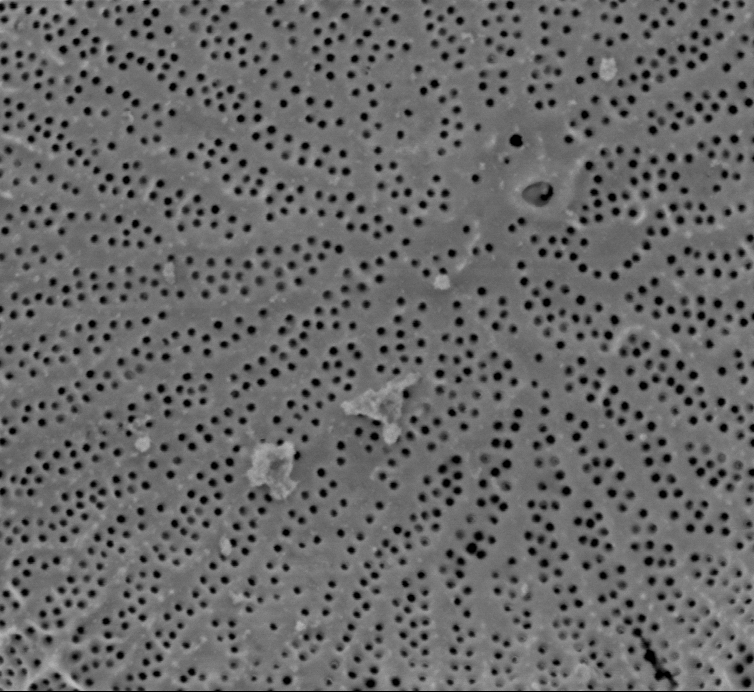
#> input picture work/CNMS/testing thresholds, blurs/cropped_Wild018.tif, 754 x 693 px, found by its file name
$ jupyter execute 'Wild018-adaptive w quantize.ipynb'
#> lines starting #> are read from the running program, lines starting #| are printed output that depends on the picture; after the words box and inside, x2 and y2 are one past the last pixel; in counts of white or black regions, pixels touching at a corner belong together
[cell 1]
#ADAPTIVE SKELETON WITH 3 COLORS SEEMS TO WORK BEST

import matplotlib.pyplot as plt
import cv2
img = cv2.imread('cropped_Wild018.tif')
#> img is the input picture: shape (693, 754, 3); min 0, max 255, mean 103.9
blur = cv2.blur(img,(15,15))
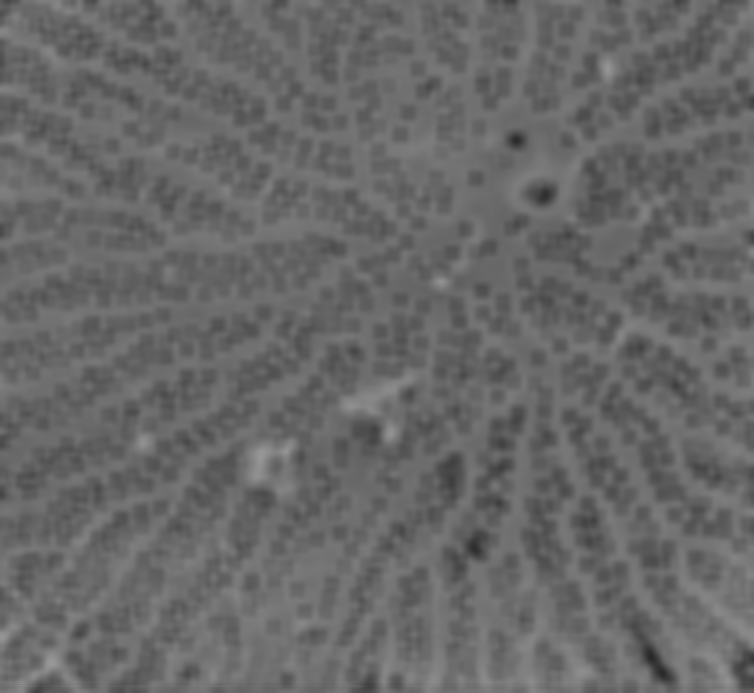
#> blur: shape (693, 754, 3); min 40, max 153, mean 103.8
from matplotlib.colors import LinearSegmentedColormap
cdict2 = {'red':   ((0.0, 0.0, 0.0),
                   (0.1, 1.0, 1.0),
                   (1.0, 1.0, 1.0)),

         'green': ((0.0, 0.0, 0.0),
                   (1.0, 0.0, 0.0)),

        'blue':  ((0.0, 0.0, 0.0),
                   (1.0, 0.0, 0.0))
        }
red2 = LinearSegmentedColormap('Red2', cdict2)
from skimage.filters import threshold_otsu
thotsu=threshold_otsu(blur)
#> thotsu = 103
otsublur = blur[:,:,0]> thotsu
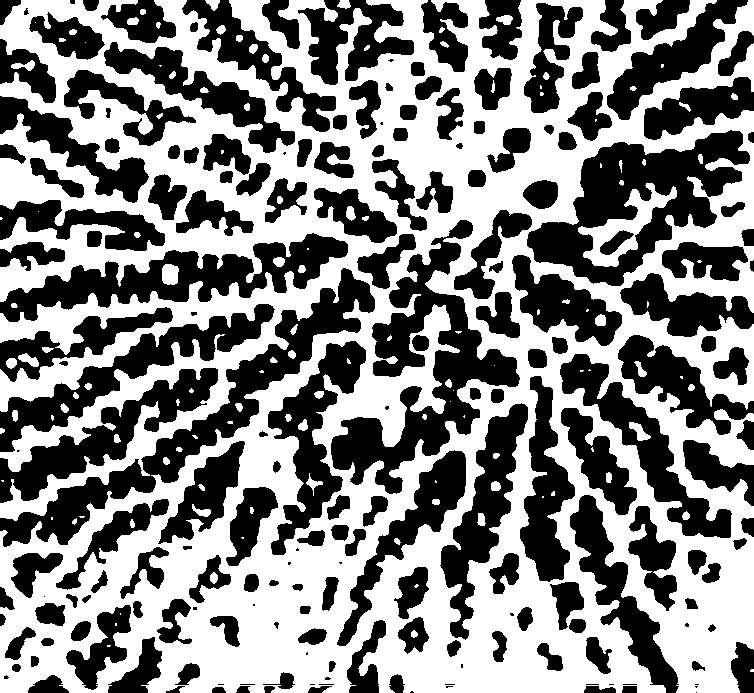
#> otsublur: shape (693, 754) bool; 52.4% white; 198 black regions (31 under 20 px), largest, box (x1, y1, x2, y2) and area: (331, 220, 520, 494) 15569, (527, 130, 750, 286) 14409, (0, 268, 375, 547) 13794

from skimage.morphology import skeletonize
otsuskeleton = skeletonize(otsublur)
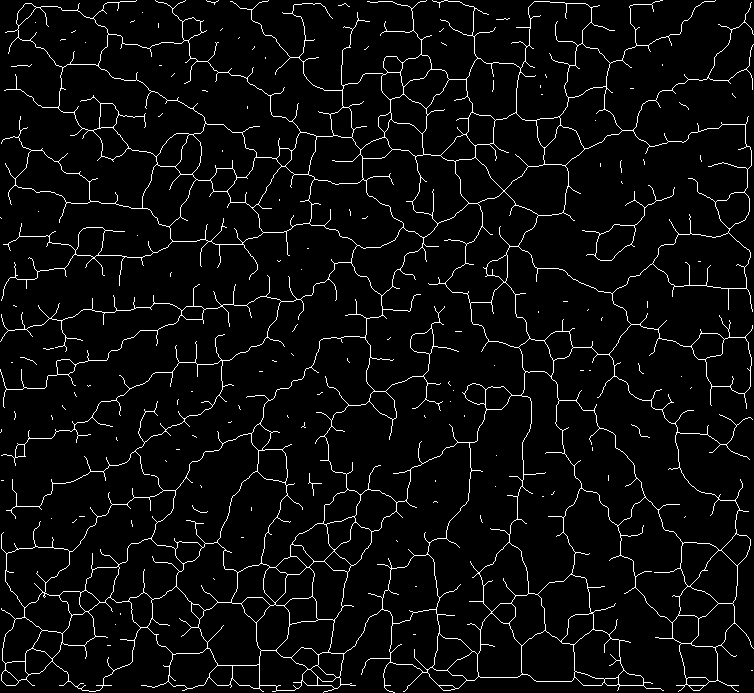
#> otsuskeleton: shape (693, 754) bool; 4.5% white in thin lines or dots
imgplot = plt.imshow(img, alpha=0.9)
ax = plt.subplot()
ax.imshow(otsuskeleton, cmap=red2, interpolation='sinc', alpha=.3)

[cell 2]
from PIL import Image
im=Image.open('cropped_Wild018.tif')
width, height=im.size
#> width = 754; height = 693

[cell 3]
import numpy as np
import cv2 as cv
from matplotlib import pyplot as plt
img = cv.imread('cropped_Wild018.tif',0)
#> img: shape (693, 754); min 0, max 255, mean 103.9
plt.hist(img.ravel(),256,[0,256])
plt.show()
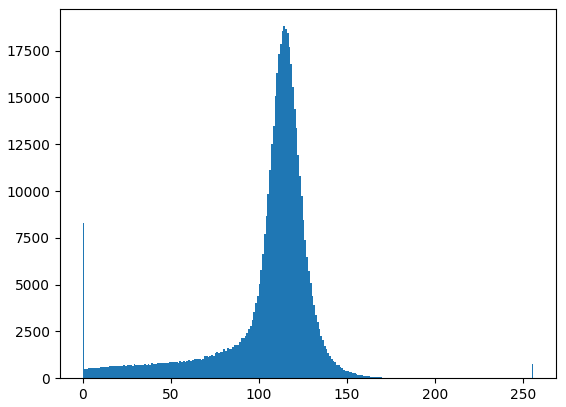
#> figure drawn by matplotlib, 1 panel; tallest bar 18805 high, from x = 114 to 115

np.mean(img)
#> Out = 103.9

[cell 4]
im.quantize(3,0)

[cell 5]
image=im.quantize(3,0)
image.save('simple_Wild018.tif')
print(image)
#| <PIL.Image.Image image mode=P size=754x693 at 0x7F015E576450>
newimg = cv2.imread('simple_Wild018.tif')
plt.hist(newimg.ravel(),256,[0,255]); plt.show()
#> after `plt.hist(newimg.ravel(), 256, [0, 255])`:
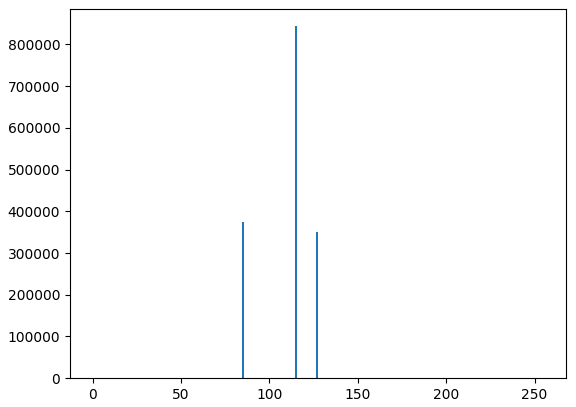
#> figure drawn by matplotlib, 1 panel; tallest bar 843546 high, from x = 114.6 to 115.5
print(newimg)
#> (printed output is left out)
newnewimg=newimg[:,:,0]

[cell 6]
maximum= np.amax(newimg)
#> maximum = 127
minimum=np.amin(newimg)
#> minimum = 85

newimg[np.where(newimg == [maximum])] = [255]
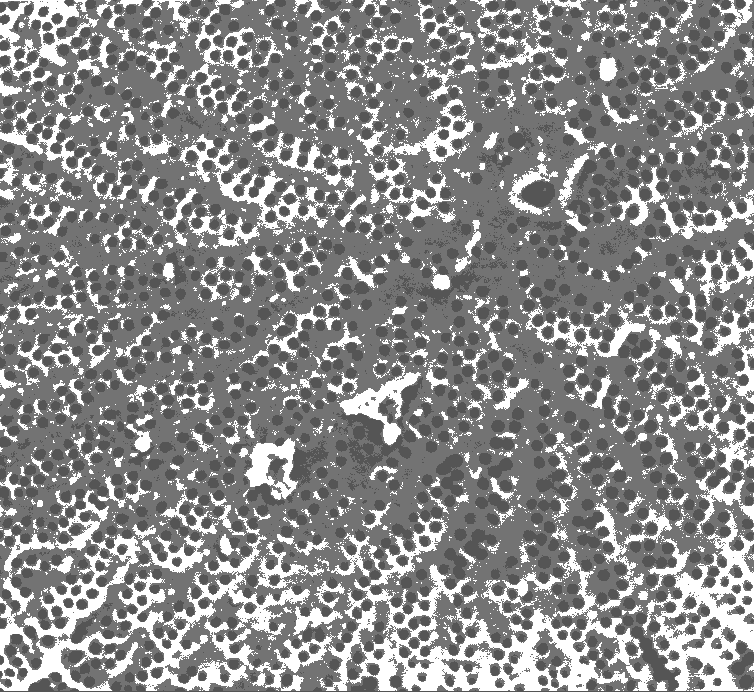
#> newimg: shape (693, 754, 3); min 85, max 255, mean 139.2
newimg[np.where(newimg == [minimum])] = [0]
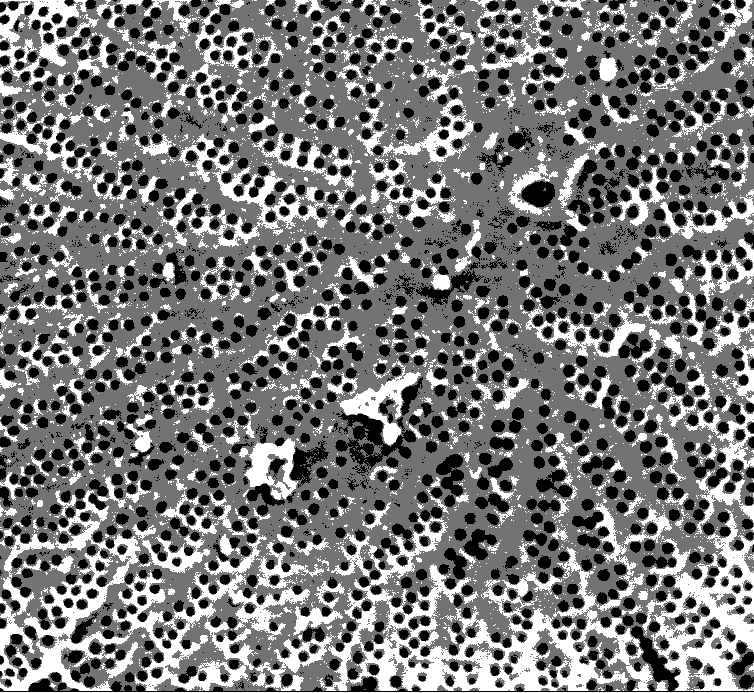
#> newimg: shape (693, 754, 3); min 0, max 255, mean 118.9
plt.imshow(newimg, cmap='gray')

[cell 7]
ablur = cv2.blur(newnewimg,(32, 32))
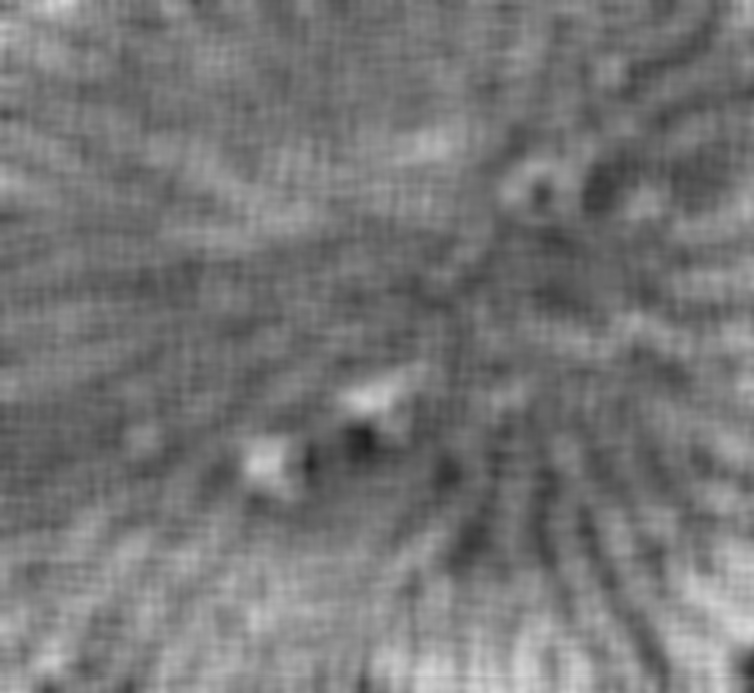
#> ablur: shape (693, 754); min 31, max 216, mean 118.8
a_mthres = cv2.adaptiveThreshold(ablur,1,cv2.ADAPTIVE_THRESH_MEAN_C,\
            cv2.THRESH_BINARY,71,4)
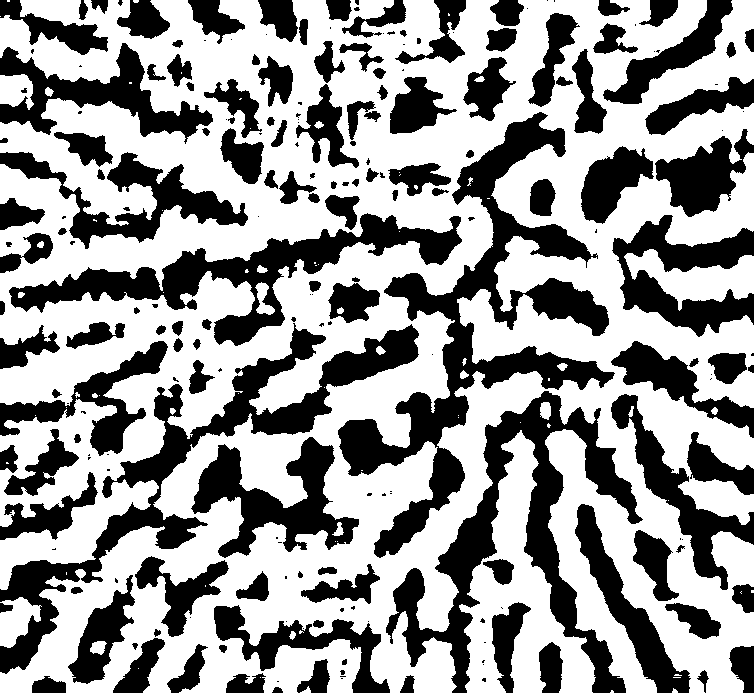
#> a_mthres: shape (693, 754); values 0 (black) and 1 (white), 60.2% white; 218 black regions (83 under 20 px), largest, box (x1, y1, x2, y2) and area: (338, 112, 615, 558) 25445, (386, 391, 643, 693) 18319, (0, 323, 419, 674) 18268

[cell 8]
#ADAPTIVE SKELETON
from skimage.morphology import skeletonize
adaptiveskeleton = skeletonize(a_mthres)
#> adaptiveskeleton: shape (693, 754) bool; 4.2% white in thin lines or dots
ax = plt.subplot()
ax.imshow(adaptiveskeleton, cmap=red2, interpolation='sinc')

[cell 9]
from skimage.morphology import remove_small_objects
cleanskel=remove_small_objects(adaptiveskeleton, min_size=50, connectivity=3)
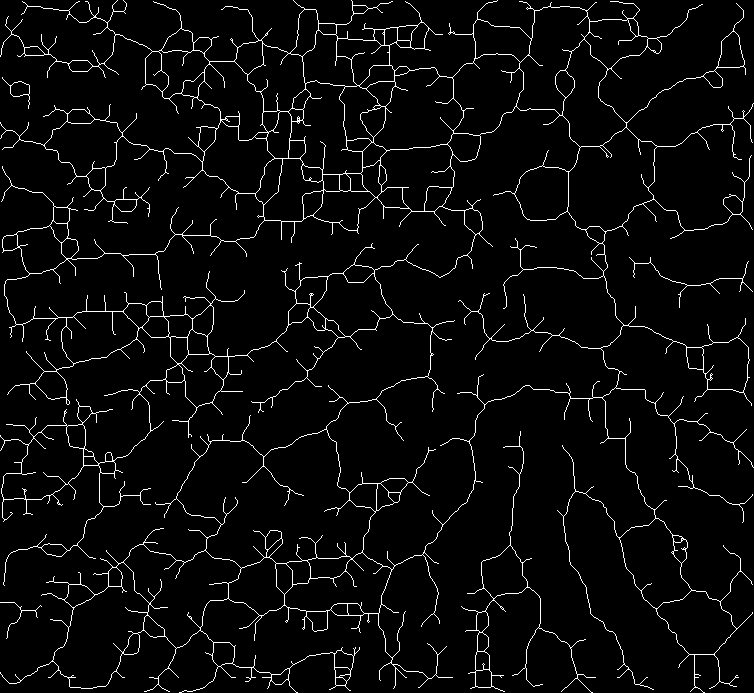
#> cleanskel: shape (693, 754) bool; 4.1% white in thin lines or dots
plot = plt.subplot()
plot.imshow(cleanskel, interpolation='sinc')

[cell 10]
import matplotlib.image as mpimg
img2=mpimg.imread('cropped_Wild018.tif')
imgplot2 = plt.imshow(img2, alpha= .9)

ax2 = plt.subplot()
ax2.imshow(cleanskel, cmap=red2, interpolation='sinc', alpha=0.3)
plt.show()

$ run again, with work/CNMS/testing thresholds, blurs/cropped_Wild002.tif copied over work/CNMS/testing thresholds, blurs/cropped_Wild018.tif
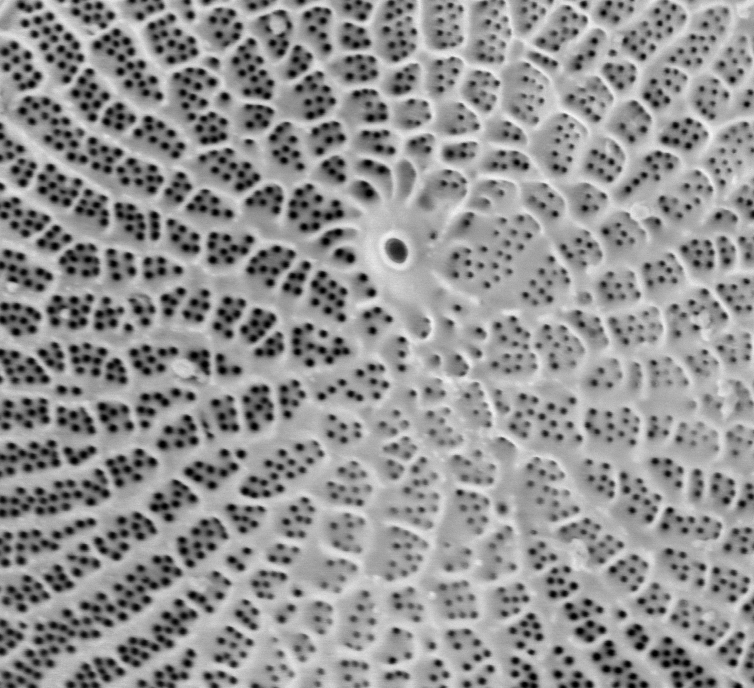
#> input picture work/CNMS/testing thresholds, blurs/cropped_Wild002.tif, 754 x 688 px, found by its file name
#> img is the input picture: shape (688, 754, 3); min 0, max 245, mean 146.3
#> thotsu = 138
#> `otsublur = blur[:,:,0]> thotsu`:
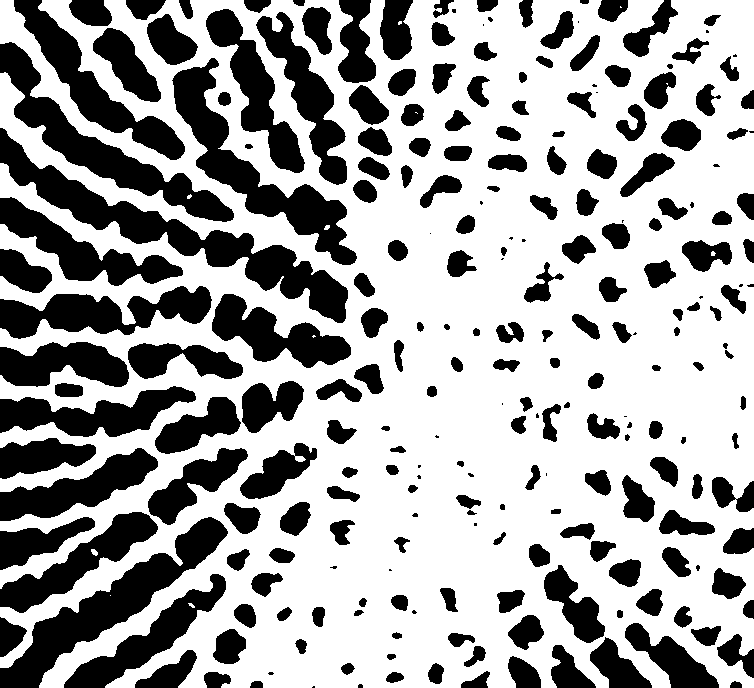
#> otsublur: shape (688, 754) bool; 64.7% white; 242 black regions (38 under 20 px), largest, box (x1, y1, x2, y2) and area: (0, 128, 348, 323) 11512, (0, 517, 228, 688) 9010, (172, 58, 357, 265) 8651
#> otsuskeleton: shape (688, 754) bool; 4% white in thin lines or dots
#> img: shape (688, 754)
#> `np.mean(img)`: Out = 146.3
#| <PIL.Image.Image image mode=P size=754x688 at 0x7F015E5503D0>
#> (printed output is left out)
#> maximum = 195
#> minimum = 109
#> a_mthres: shape (688, 754); values 0 (black) and 1 (white), 57.9% white; 84 black regions (6 under 20 px), largest, box (x1, y1, x2, y2) and area: (0, 0, 392, 338) 20030, (206, 0, 501, 226) 17920, (0, 199, 348, 367) 11760
#> `adaptiveskeleton = skeletonize(a_mthres)`:
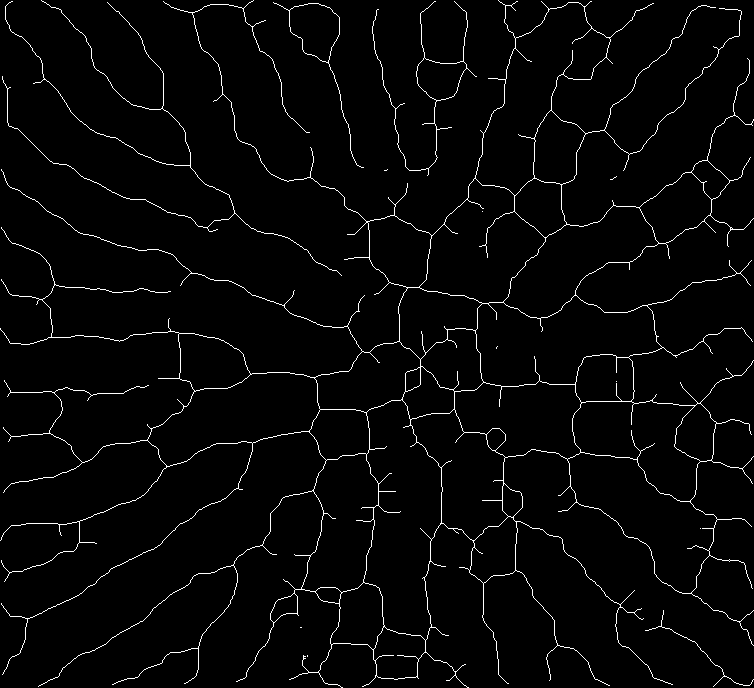
#> adaptiveskeleton: shape (688, 754) bool; 2.7% white in thin lines or dots
#> cleanskel: shape (688, 754) bool; 2.7% white in thin lines or dots

$ run again, with work/CNMS/testing thresholds, blurs/cropped_Wild004.tif copied over work/CNMS/testing thresholds, blurs/cropped_Wild018.tif
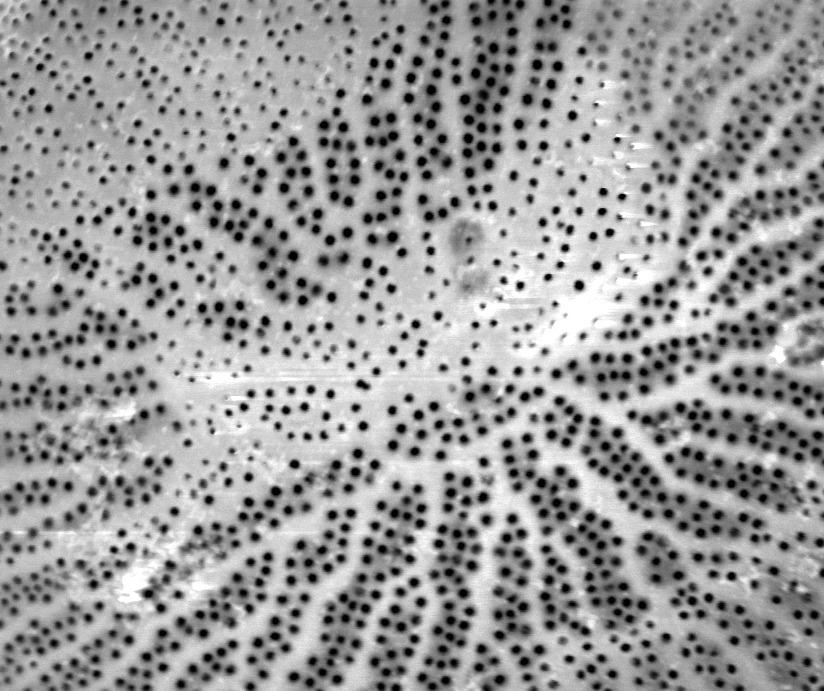
#> input picture work/CNMS/testing thresholds, blurs/cropped_Wild004.tif, 824 x 691 px, found by its file name
#> img is the input picture: shape (691, 824, 3); min 0, max 255, mean 153.9
#> thotsu = 153
#> otsublur: shape (691, 824) bool; 51% white; 137 black regions (12 under 20 px), largest, box (x1, y1, x2, y2) and area: (501, 396, 824, 691) 39754, (315, 0, 580, 260) 34688, (551, 215, 824, 402) 13486
#> otsuskeleton: shape (691, 824) bool; 3.2% white in thin lines or dots
#> img: shape (691, 824)
#> `np.mean(img)`: Out = 153.9
#| <PIL.Image.Image image mode=P size=824x691 at 0x7F015E591CD0>
#> (printed output is left out)
#> maximum = 213
#> minimum = 110
#> a_mthres: shape (691, 824); values 0 (black) and 1 (white), 59.5% white; 134 black regions (30 under 20 px), largest, box (x1, y1, x2, y2) and area: (358, 0, 517, 323) 16359, (387, 364, 770, 550) 14130, (144, 452, 377, 691) 14028
#> `adaptiveskeleton = skeletonize(a_mthres)`:
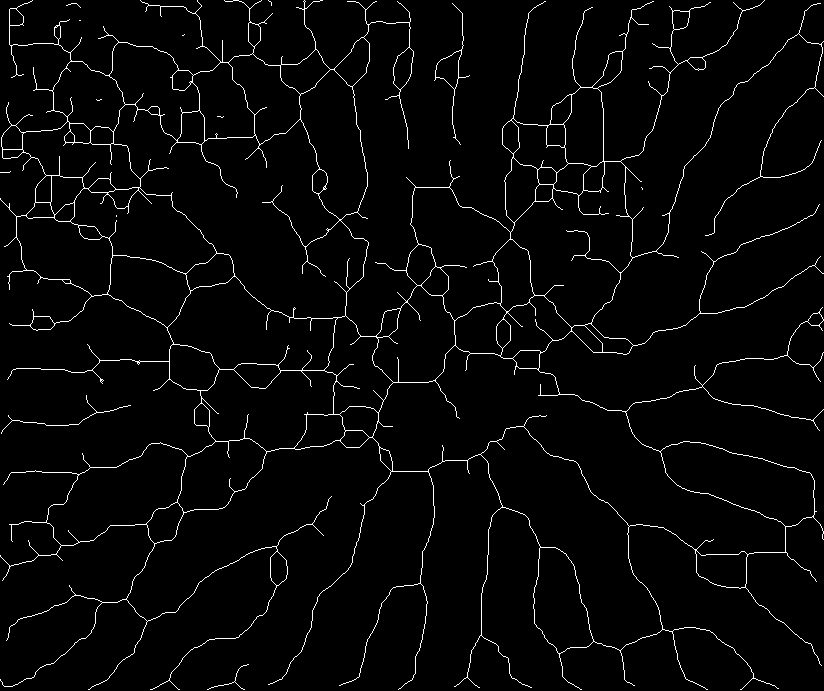
#> adaptiveskeleton: shape (691, 824) bool; 2.9% white in thin lines or dots
#> cleanskel: shape (691, 824) bool; 2.9% white in thin lines or dots
